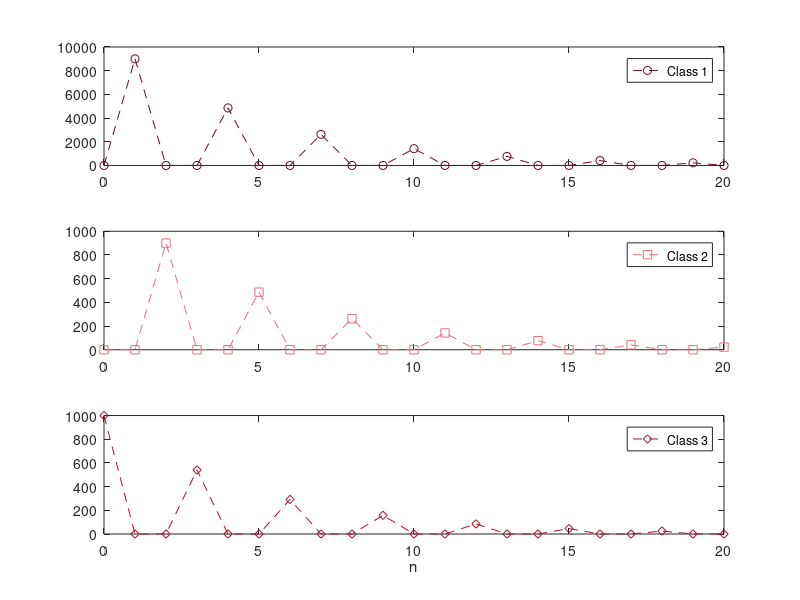

Reproduce this figure in MATLAB.
% Fig. 2.9: Leslie model with three age classes (book, Section 2.2, Eq. 2.11)
% x_{n+1} = L x_n with birth rate 9 of class 3 and survival rates 0.1 and 0.6, x_0 = (0, 0, 1000)
% (c) 2026 Philipp Kügler · Program for the book "Dynamical Systems in the Life Sciences" · MIT License (see LICENSE)
L = [0   0   9;
     0.1 0   0;
     0   0.6 0];
N = 20;
X = zeros(3, N + 1);
X(:, 1) = [0; 0; 1000];
for k = 1:N
    X(:, k + 1) = L * X(:, k);
end
fprintf('class 3 every three steps: '); fprintf('%.1f  ', X(3, 1:3:end)); fprintf('\n');
fprintf('factor per period: 9 * 0.1 * 0.6 = %g < 1, the population dies out\n', 9 * 0.1 * 0.6);

farben = [0.43 0.04 0.12; 0.89 0.44 0.49; 0.64 0.08 0.18]; marker = 'osd';
for i = 1:3
    subplot(3, 1, i);
    plot(0:N, X(i, :), ['--' marker(i)], 'Color', farben(i, :)); legend(sprintf('Class %d', i));
end
xlabel('n');
